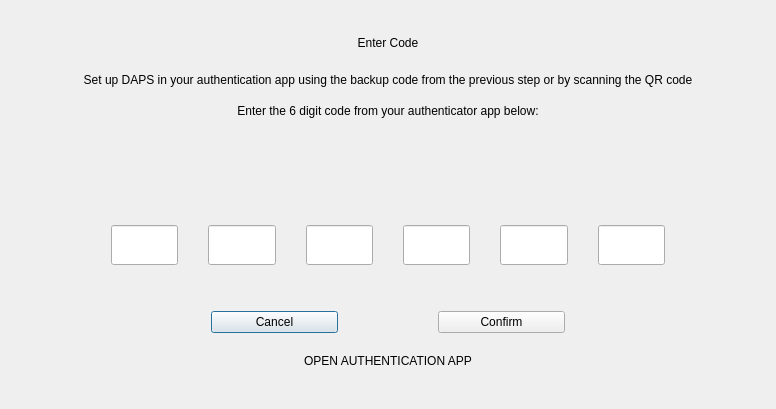
<?xml version="1.0" encoding="UTF-8"?>
<ui version="4.0">
 <class>TwoFADialog</class>
 <widget class="QDialog" name="TwoFADialog">
  <property name="geometry">
   <rect>
    <x>0</x>
    <y>0</y>
    <width>776</width>
    <height>409</height>
   </rect>
  </property>
  <property name="sizePolicy">
   <sizepolicy hsizetype="Expanding" vsizetype="Expanding">
    <horstretch>0</horstretch>
    <verstretch>0</verstretch>
   </sizepolicy>
  </property>
  <property name="windowTitle">
   <string>Transaction Details</string>
  </property>
  <layout class="QVBoxLayout" name="verticalLayout" stretch="0,0,0,0,0,0">
   <property name="topMargin">
    <number>30</number>
   </property>
   <item>
    <layout class="QHBoxLayout" name="horizontalLayout" stretch="0">
     <item>
      <widget class="QLabel" name="label">
       <property name="text">
        <string>Enter Code</string>
       </property>
       <property name="alignment">
        <set>Qt::AlignCenter</set>
       </property>
      </widget>
     </item>
    </layout>
   </item>
   <item>
    <layout class="QHBoxLayout" name="horizontalLayout_2" stretch="0">
     <property name="topMargin">
      <number>10</number>
     </property>
     <item>
      <widget class="QLabel" name="label_2">
       <property name="font">
        <font>
         <pointsize>9</pointsize>
        </font>
       </property>
       <property name="text">
        <string>Set up DAPS in your authentication app using the backup code from the previous step or by scanning the QR code</string>
       </property>
       <property name="alignment">
        <set>Qt::AlignCenter</set>
       </property>
      </widget>
     </item>
    </layout>
   </item>
   <item>
    <layout class="QHBoxLayout" name="horizontalLayout_3" stretch="0">
     <property name="topMargin">
      <number>10</number>
     </property>
     <item>
      <widget class="QLabel" name="label_3">
       <property name="font">
        <font>
         <pointsize>9</pointsize>
        </font>
       </property>
       <property name="text">
        <string>Enter the 6 digit code from your authenticator app below:</string>
       </property>
       <property name="alignment">
        <set>Qt::AlignCenter</set>
       </property>
      </widget>
     </item>
    </layout>
   </item>
   <item>
    <layout class="QHBoxLayout" name="horizontalLayout_4">
     <property name="spacing">
      <number>30</number>
     </property>
     <property name="leftMargin">
      <number>100</number>
     </property>
     <property name="topMargin">
      <number>100</number>
     </property>
     <property name="rightMargin">
      <number>100</number>
     </property>
     <property name="bottomMargin">
      <number>40</number>
     </property>
     <item>
      <widget class="QLineEdit" name="txtcode_1">
       <property name="sizePolicy">
        <sizepolicy hsizetype="Preferred" vsizetype="Preferred">
         <horstretch>0</horstretch>
         <verstretch>0</verstretch>
        </sizepolicy>
       </property>
       <property name="minimumSize">
        <size>
         <width>0</width>
         <height>40</height>
        </size>
       </property>
       <property name="baseSize">
        <size>
         <width>0</width>
         <height>0</height>
        </size>
       </property>
       <property name="autoFillBackground">
        <bool>false</bool>
       </property>
       <property name="inputMethodHints">
        <set>Qt::ImhDigitsOnly</set>
       </property>
       <property name="placeholderText">
        <string/>
       </property>
      </widget>
     </item>
     <item>
      <widget class="QLineEdit" name="txtcode_2">
       <property name="sizePolicy">
        <sizepolicy hsizetype="Preferred" vsizetype="Preferred">
         <horstretch>0</horstretch>
         <verstretch>0</verstretch>
        </sizepolicy>
       </property>
       <property name="minimumSize">
        <size>
         <width>0</width>
         <height>40</height>
        </size>
       </property>
       <property name="baseSize">
        <size>
         <width>0</width>
         <height>0</height>
        </size>
       </property>
       <property name="inputMethodHints">
        <set>Qt::ImhDigitsOnly</set>
       </property>
      </widget>
     </item>
     <item>
      <widget class="QLineEdit" name="txtcode_3">
       <property name="sizePolicy">
        <sizepolicy hsizetype="Preferred" vsizetype="Preferred">
         <horstretch>0</horstretch>
         <verstretch>0</verstretch>
        </sizepolicy>
       </property>
       <property name="minimumSize">
        <size>
         <width>0</width>
         <height>40</height>
        </size>
       </property>
       <property name="baseSize">
        <size>
         <width>0</width>
         <height>0</height>
        </size>
       </property>
       <property name="inputMethodHints">
        <set>Qt::ImhDigitsOnly</set>
       </property>
      </widget>
     </item>
     <item>
      <widget class="QLineEdit" name="txtcode_4">
       <property name="sizePolicy">
        <sizepolicy hsizetype="Preferred" vsizetype="Preferred">
         <horstretch>0</horstretch>
         <verstretch>0</verstretch>
        </sizepolicy>
       </property>
       <property name="minimumSize">
        <size>
         <width>0</width>
         <height>40</height>
        </size>
       </property>
       <property name="baseSize">
        <size>
         <width>0</width>
         <height>0</height>
        </size>
       </property>
       <property name="inputMethodHints">
        <set>Qt::ImhDigitsOnly</set>
       </property>
      </widget>
     </item>
     <item>
      <widget class="QLineEdit" name="txtcode_5">
       <property name="sizePolicy">
        <sizepolicy hsizetype="Preferred" vsizetype="Preferred">
         <horstretch>0</horstretch>
         <verstretch>0</verstretch>
        </sizepolicy>
       </property>
       <property name="minimumSize">
        <size>
         <width>0</width>
         <height>40</height>
        </size>
       </property>
       <property name="baseSize">
        <size>
         <width>0</width>
         <height>0</height>
        </size>
       </property>
       <property name="inputMethodHints">
        <set>Qt::ImhDigitsOnly</set>
       </property>
      </widget>
     </item>
     <item>
      <widget class="QLineEdit" name="txtcode_6">
       <property name="enabled">
        <bool>true</bool>
       </property>
       <property name="sizePolicy">
        <sizepolicy hsizetype="Preferred" vsizetype="Preferred">
         <horstretch>0</horstretch>
         <verstretch>0</verstretch>
        </sizepolicy>
       </property>
       <property name="minimumSize">
        <size>
         <width>0</width>
         <height>40</height>
        </size>
       </property>
       <property name="baseSize">
        <size>
         <width>0</width>
         <height>0</height>
        </size>
       </property>
       <property name="inputMethodHints">
        <set>Qt::ImhDigitsOnly</set>
       </property>
      </widget>
     </item>
    </layout>
   </item>
   <item>
    <layout class="QHBoxLayout" name="horizontalLayout_5">
     <property name="spacing">
      <number>100</number>
     </property>
     <property name="leftMargin">
      <number>200</number>
     </property>
     <property name="rightMargin">
      <number>200</number>
     </property>
     <item>
      <widget class="QPushButton" name="btnCancel">
       <property name="text">
        <string>Cancel</string>
       </property>
      </widget>
     </item>
     <item>
      <widget class="QPushButton" name="btnOK">
       <property name="text">
        <string>Confirm</string>
       </property>
      </widget>
     </item>
    </layout>
   </item>
   <item>
    <layout class="QHBoxLayout" name="horizontalLayout_6">
     <property name="topMargin">
      <number>15</number>
     </property>
     <property name="bottomMargin">
      <number>30</number>
     </property>
     <item>
      <widget class="QLabel" name="lblOpenAppURL">
       <property name="font">
        <font>
         <pointsize>9</pointsize>
        </font>
       </property>
       <property name="text">
        <string>OPEN AUTHENTICATION APP</string>
       </property>
       <property name="alignment">
        <set>Qt::AlignCenter</set>
       </property>
      </widget>
     </item>
    </layout>
   </item>
  </layout>
 </widget>
 <resources/>
 <connections/>
</ui>
